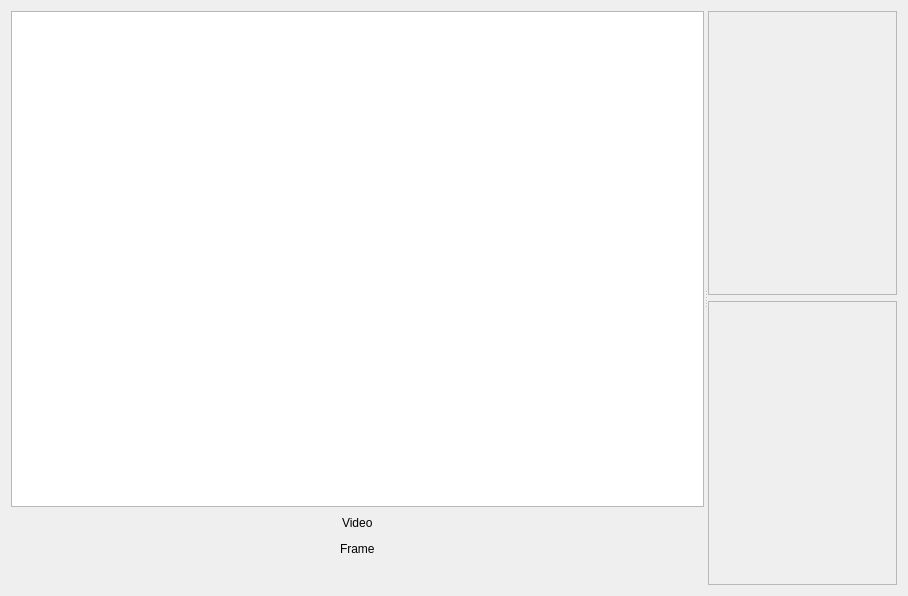
<?xml version="1.0" encoding="UTF-8"?>
<ui version="4.0">
 <class>VideoStatisticsWidget</class>
 <widget class="QWidget" name="VideoStatisticsWidget">
  <property name="geometry">
   <rect>
    <x>0</x>
    <y>0</y>
    <width>908</width>
    <height>596</height>
   </rect>
  </property>
  <property name="windowTitle">
   <string>Video Intensity Statistics</string>
  </property>
  <layout class="QVBoxLayout" name="verticalLayout_3">
   <item>
    <widget class="QSplitter" name="splitter">
     <property name="orientation">
      <enum>Qt::Horizontal</enum>
     </property>
     <widget class="QWidget" name="layoutWidget">
      <layout class="QVBoxLayout" name="verticalLayout" stretch="1,0,0,0">
       <item>
        <widget class="VideoBaseView" name="_graphicsView">
         <property name="toolTip">
          <string/>
         </property>
         <property name="toolTipDuration">
          <number>-1</number>
         </property>
        </widget>
       </item>
       <item>
        <layout class="QHBoxLayout" name="horizontalLayout_2">
         <item>
          <spacer name="horizontalSpacer_3">
           <property name="orientation">
            <enum>Qt::Horizontal</enum>
           </property>
           <property name="sizeHint" stdset="0">
            <size>
             <width>40</width>
             <height>20</height>
            </size>
           </property>
          </spacer>
         </item>
         <item>
          <widget class="QLabel" name="_videoTypeLabel">
           <property name="text">
            <string>Video</string>
           </property>
          </widget>
         </item>
         <item>
          <spacer name="horizontalSpacer_4">
           <property name="orientation">
            <enum>Qt::Horizontal</enum>
           </property>
           <property name="sizeHint" stdset="0">
            <size>
             <width>40</width>
             <height>20</height>
            </size>
           </property>
          </spacer>
         </item>
        </layout>
       </item>
       <item>
        <layout class="QHBoxLayout" name="horizontalLayout_4">
         <item>
          <spacer name="horizontalSpacer_7">
           <property name="orientation">
            <enum>Qt::Horizontal</enum>
           </property>
           <property name="sizeHint" stdset="0">
            <size>
             <width>40</width>
             <height>20</height>
            </size>
           </property>
          </spacer>
         </item>
         <item>
          <widget class="QLabel" name="_frameLabel">
           <property name="text">
            <string>Frame</string>
           </property>
          </widget>
         </item>
         <item>
          <spacer name="horizontalSpacer_8">
           <property name="orientation">
            <enum>Qt::Horizontal</enum>
           </property>
           <property name="sizeHint" stdset="0">
            <size>
             <width>40</width>
             <height>20</height>
            </size>
           </property>
          </spacer>
         </item>
        </layout>
       </item>
       <item>
        <layout class="QHBoxLayout" name="horizontalLayout">
         <item>
          <spacer name="horizontalSpacer_2">
           <property name="orientation">
            <enum>Qt::Horizontal</enum>
           </property>
           <property name="sizeHint" stdset="0">
            <size>
             <width>40</width>
             <height>20</height>
            </size>
           </property>
          </spacer>
         </item>
         <item>
          <widget class="CGTVideoControls" name="_videoControl" native="true"/>
         </item>
         <item>
          <spacer name="horizontalSpacer">
           <property name="orientation">
            <enum>Qt::Horizontal</enum>
           </property>
           <property name="sizeHint" stdset="0">
            <size>
             <width>40</width>
             <height>20</height>
            </size>
           </property>
          </spacer>
         </item>
        </layout>
       </item>
      </layout>
     </widget>
     <widget class="QWidget" name="layoutWidget">
      <layout class="QVBoxLayout" name="verticalLayout_2">
       <item>
        <widget class="QScrollArea" name="_graphScrollArea">
         <property name="widgetResizable">
          <bool>true</bool>
         </property>
         <widget class="QWidget" name="scrollAreaWidgetContents_2">
          <property name="geometry">
           <rect>
            <x>0</x>
            <y>0</y>
            <width>256</width>
            <height>278</height>
           </rect>
          </property>
         </widget>
        </widget>
       </item>
       <item>
        <widget class="QScrollArea" name="_histogramScrollArea">
         <property name="widgetResizable">
          <bool>true</bool>
         </property>
         <widget class="QWidget" name="scrollAreaWidgetContents_3">
          <property name="geometry">
           <rect>
            <x>0</x>
            <y>0</y>
            <width>256</width>
            <height>277</height>
           </rect>
          </property>
         </widget>
        </widget>
       </item>
      </layout>
     </widget>
    </widget>
   </item>
  </layout>
 </widget>
 <customwidgets>
  <customwidget>
   <class>CGTVideoControls</class>
   <extends>QWidget</extends>
   <header>cgt.gui.cgtvideocontrols</header>
  </customwidget>
  <customwidget>
   <class>VideoBaseView</class>
   <extends>QGraphicsView</extends>
   <header>cgt.gui.videobaseview</header>
  </customwidget>
 </customwidgets>
 <resources/>
 <connections/>
</ui>
